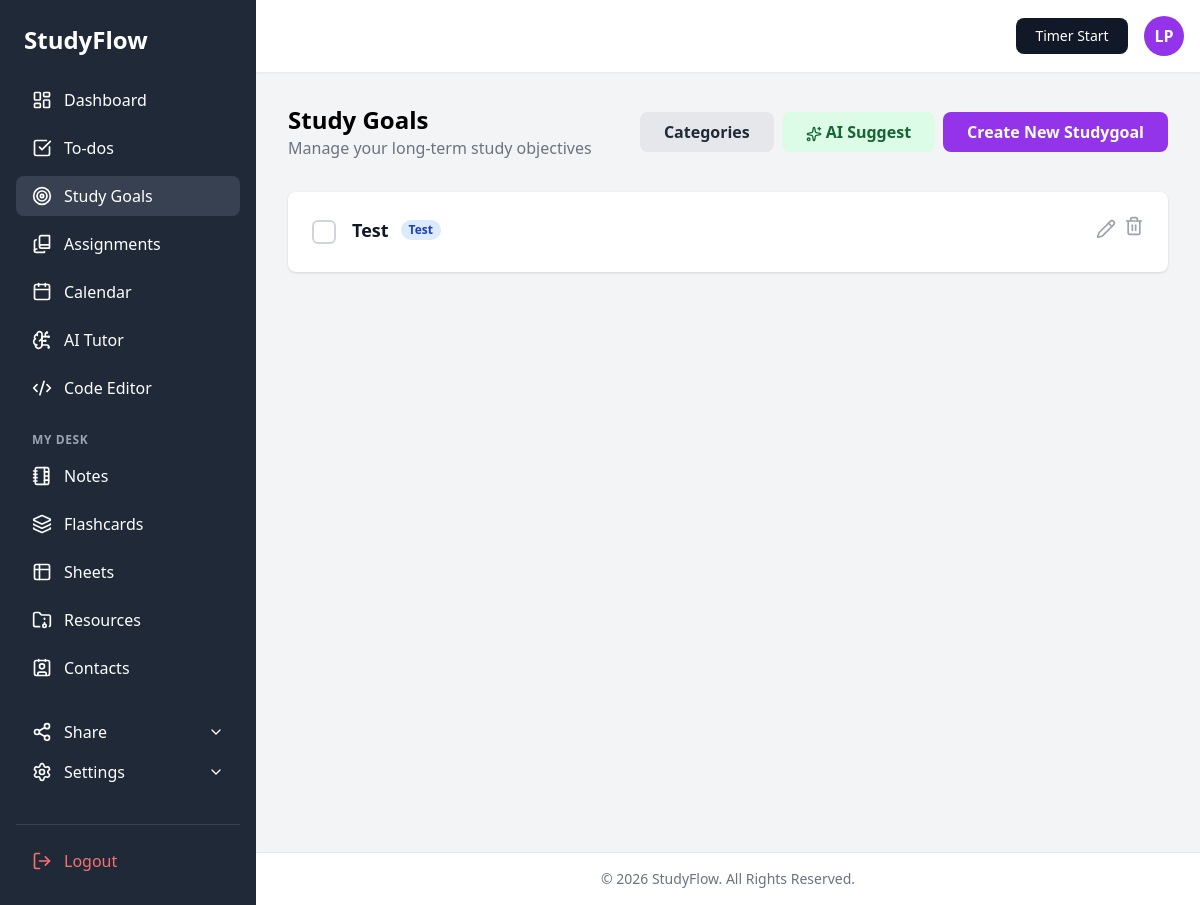
/pages/study-goals.php (signed in), run on the app's committed database.
### tables this page shows
CREATE TABLE `study_goals` (
  `id` int(11) NOT NULL,
  `user_id` int(11) NOT NULL,
  `tenant_id` int(11) NOT NULL,
  `title` varchar(255) NOT NULL,
  `description` text DEFAULT NULL,
  `category` varchar(100) DEFAULT NULL,
  `finish_by` date DEFAULT NULL,
  `is_completed` tinyint(1) NOT NULL DEFAULT 0,
  `created_at` datetime NOT NULL DEFAULT current_timestamp()
);

### pages/study-goals.php (the view, shortened to what this page needs)
<?php
require_once(__DIR__ . '/../config.php');
$user_id   = (int)$_SESSION['id'];
$tenant_id = (int)($_SESSION['tenant_id'] ?? 0);
$db_error = null;
$study_goals = [];
if (!$db_error && $link) {
    $sql_goals = "SELECT id, title, description, category, finish_by, is_completed, created_at FROM study_goals WHERE user_id = ? AND tenant_id = ? ORDER BY created_at DESC";
    if ($stmt_goals = mysqli_prepare($link, $sql_goals)) {
        mysqli_stmt_bind_param($stmt_goals, "ii", $user_id, $tenant_id);
        mysqli_stmt_execute($stmt_goals);
        $result = mysqli_stmt_get_result($stmt_goals);
        while ($row = mysqli_fetch_assoc($result)) { $study_goals[] = $row; }
    }
}
require_once(BASE_PATH . '/partials/header.php');
?>
<main class="flex-1 p-8 overflow-y-auto">
    <div class="flex justify-between items-center mb-8">
        <div>
            <h2 class="text-2xl font-bold">Study Goals</h2>
            <p class="text-gray-500">Manage your long-term study objectives</p>
        </div>
        <div class="flex space-x-2">
            <button onclick="openModal('category-manager-modal')" class="bg-gray-200 text-gray-800 px-6 py-2 rounded-lg font-semibold hover:bg-gray-300">Categories</button>
            <button onclick="openModal('ai-goals-modal')" class="bg-green-100 text-green-800 px-6 py-2 rounded-lg font-semibold hover:bg-green-200"><i data-lucide="sparkles" class="w-4 h-4 inline-block mr-1"></i>AI Suggest</button>
            <button onclick="openModal('add-goal-modal')" class="bg-purple-600 text-white px-6 py-2 rounded-lg font-semibold hover:bg-purple-700">Create New Studygoal</button>
        </div>
    </div>
    <div class="space-y-4">
        <?php if (empty($study_goals) && !$db_error): ?>
            <div class="bg-white p-6 rounded-lg shadow text-center text-gray-500">No study goals found. Create one to get started!</div>
        <?php else: ?>
            <?php foreach ($study_goals as $goal): ?>
            <div class="bg-white p-6 rounded-lg shadow">
                <div class="goal-header flex items-start cursor-pointer" onclick="toggleGoalView(this)">
                    <form method="post" class="mr-4 mt-1" onclick="event.stopPropagation();">
                        <button type="submit" name="toggle_complete_goal" class="w-6 h-6 border-2 <?php echo $goal['is_completed'] ? 'bg-purple-600 border-purple-600' : 'border-gray-300'; ?> rounded-md flex items-center justify-center">
                        </button>
                    </form>
                    <div class="flex-1">
                        <div class="flex items-center mb-1">
                            <h3 class="font-bold text-lg <?php echo $goal['is_completed'] ? 'line-through text-gray-500' : 'text-gray-900'; ?>"><?php echo htmlspecialchars($goal['title']); ?></h3>
                            <?php if(!empty($goal['category'])): ?>
                            <span class="ml-3 text-xs font-semibold px-2 py-0.5 rounded-full bg-blue-100 text-blue-800"><?php echo htmlspecialchars($goal['category']); ?></span>
                            <?php endif; ?>
                        </div>
                    </div>
                    <div class="flex items-center" onclick="event.stopPropagation();">
                        <button class="text-gray-400 hover:text-blue-500 mr-2 edit-goal-btn"
                            data-id="<?php echo $goal['id']; ?>"
                            data-title="<?php echo htmlspecialchars($goal['title']); ?>"
                            data-description="<?php echo htmlspecialchars($goal['description']); ?>"
                            data-category="<?php echo htmlspecialchars($goal['category']); ?>"
                            data-finish-by="<?php echo $goal['finish_by']; ?>">
                            <i data-lucide="pencil" class="w-5 h-5"></i>
                        </button>
                        <form method="post" onsubmit="return confirm('Are you sure?');">
                            <button type="submit" name="delete_goal" class="text-gray-400 hover:text-red-500"><i data-lucide="trash-2" class="w-5 h-5"></i></button>
                        </form>
                    </div>
                </div>
            </div>
            <?php endforeach; ?>
        <?php endif; ?>
    </div>
</main>
<?php
require_once(BASE_PATH . '/partials/footer.php');
?>

### assets/style.css (style rules this page uses)
body { font-family: 'Inter', sans-serif; }

### data on the page
study_goals: is_completed 0 (drawn), title "Test", category "Test"

### other printed values
$initials "LP"
